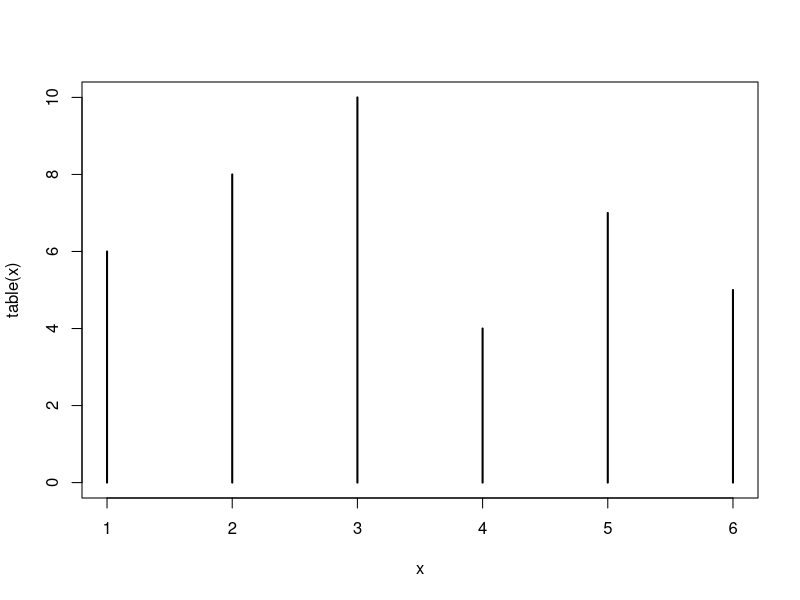
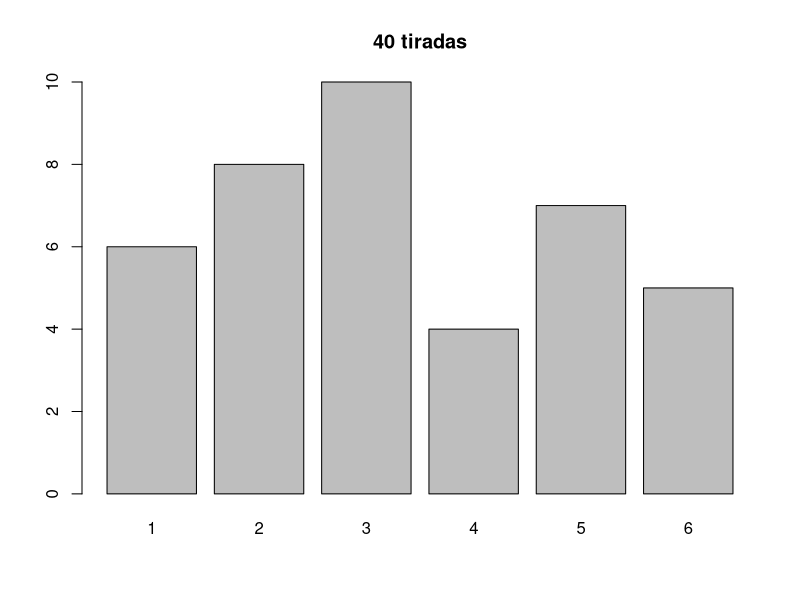
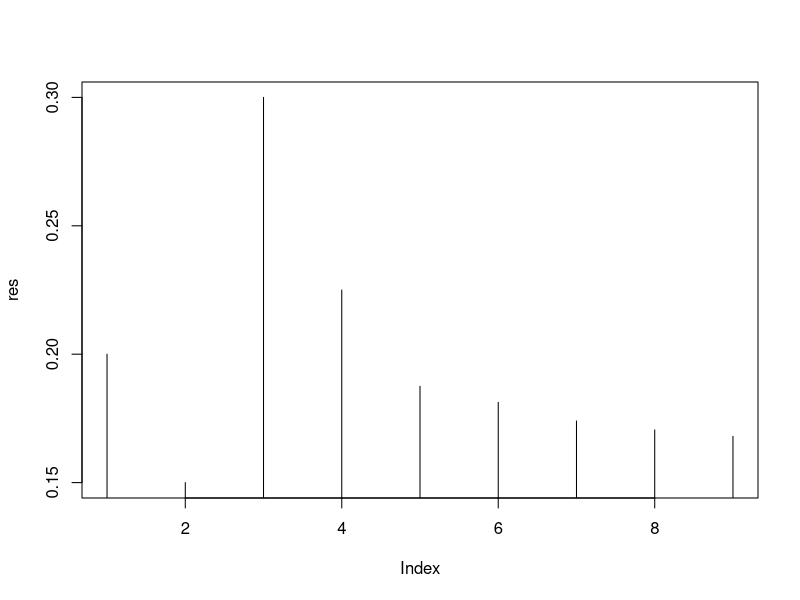
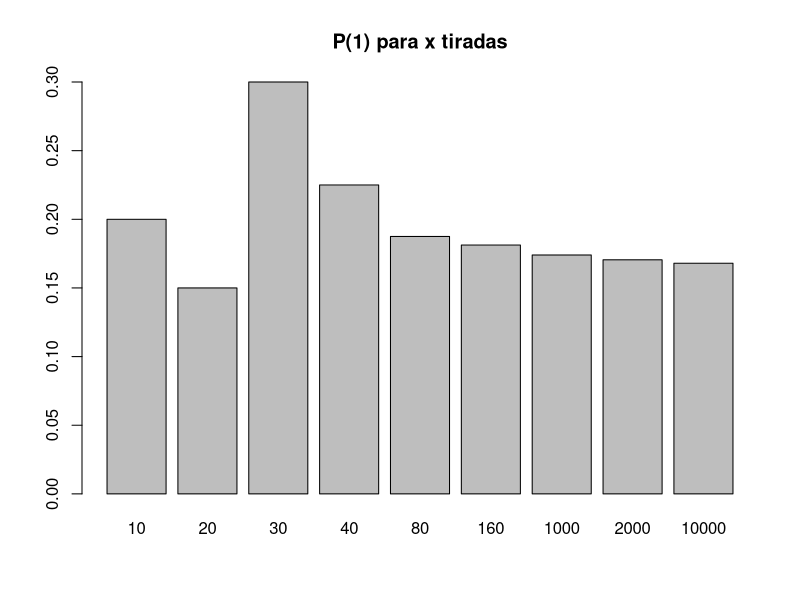
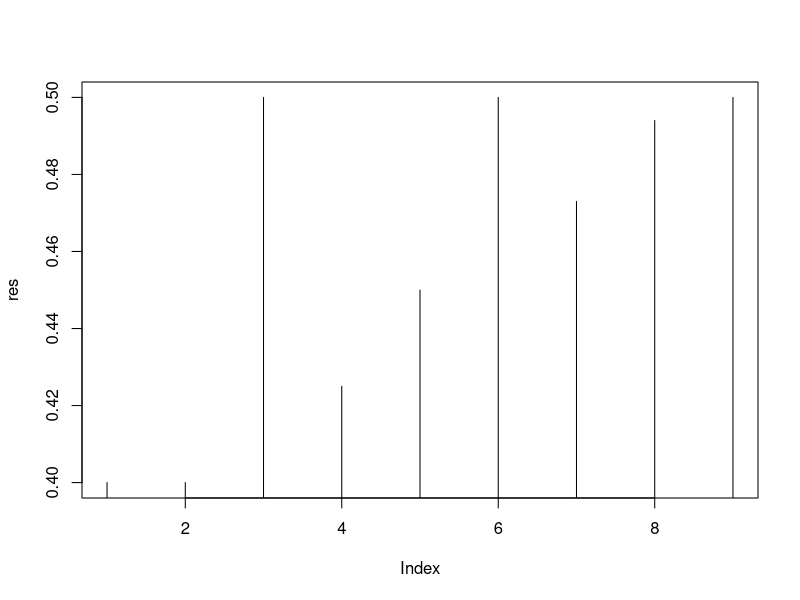
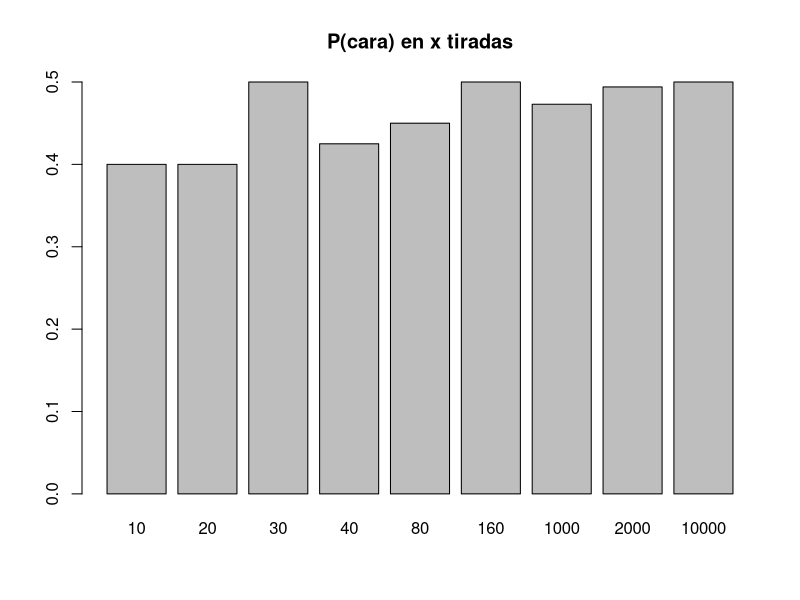
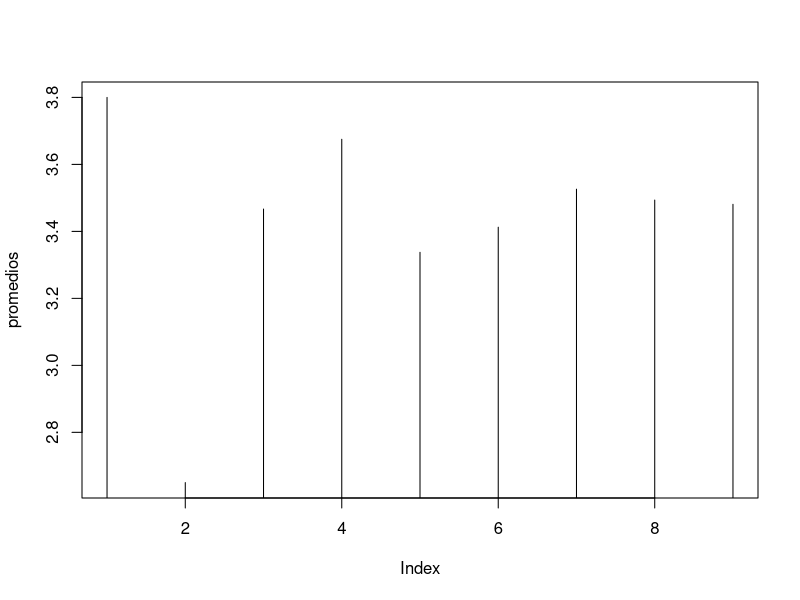
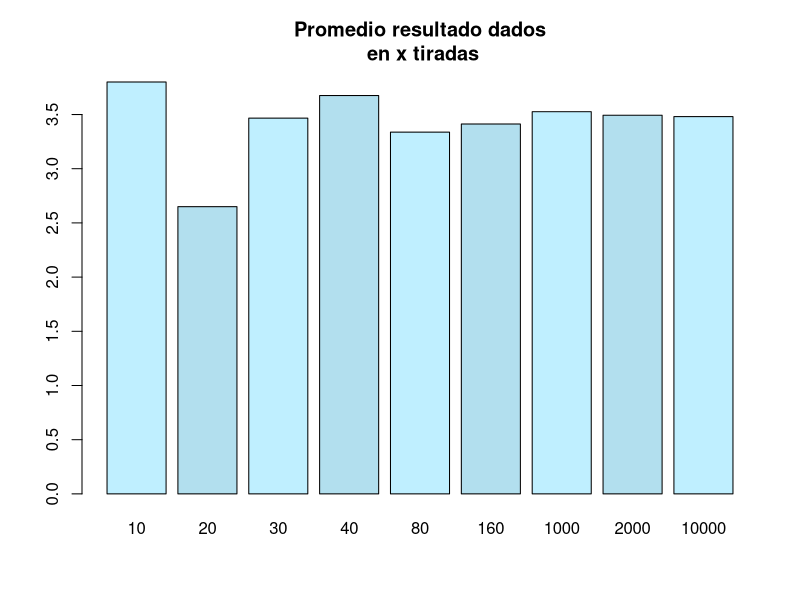

R code for these plots, in order:
## Test Basico

# Ejercicio 1.2.1

?sample
sample(1:6,20,replace=TRUE,prob=c(1/6,1/6,1/6,1/6,1/6,1/6))

x <- sample(1:6,40,replace=TRUE,prob=c(1/6,1/6,1/6,1/6,1/6,1/6))
x
tx <- table(x)
tx
plot(table(x),type="h")
barplot(tx, main="40 tiradas")

p <- function(x){x/tx[x]}
p(5)

# P(1) en k tiradas
p1 <- function(k){
  x <- sample(1:6,k,replace=TRUE,prob=c(1/6,1/6,1/6,1/6,1/6,1/6))
  tx <- table(x)
  tx[1]/k
}

?vapply
p1(30)
res <- vapply(list(10,20,30,40,80,160,1000,2000,10000),p1,c(1))
names(res) <- c(10,20,30,40,80,160,1000,2000,10000)
plot(res,type="h")
barplot(res, main="P(1) para x tiradas")  

# Ejercicio 1.2.2

sample(c(0,1),20,replace=TRUE,prob=c(0.5,0.5))
k <- 100
moneda_p1 <- function(k){
  x <- sample(c(0,1),k,replace=TRUE,prob=c(0.5,0.5))
  tx <- table(x)
  tx[1]/k
}

moneda_p1(30)
res <- vapply(list(10,20,30,40,80,160,1000,2000,10000),moneda_p1,c(1))
names(res) <- c(10,20,30,40,80,160,1000,2000,10000)
plot(res,type="h")
barplot(res, main="P(cara) en x tiradas")

## Promedio

# Ejercicio 1.2.3
k <- 100
x <- sample(1:6,k,replace=TRUE,prob=c(1/6,1/6,1/6,1/6,1/6,1/6))
x
sum(x)
length(x)
mean(x)

# promedio de los resultados al tirar k veces el dado
promedio <- function(k){
  x <- sample(1:6,k,replace=TRUE,prob=c(1/6,1/6,1/6,1/6,1/6,1/6))
  mean(x)
}

promedio (10)
promedios <- vapply(list(10,20,30,40,80,160,1000,2000,10000),promedio,c(1))
names(promedios) <- c(10,20,30,40,80,160,1000,2000,10000)
promedios

plot(promedios, type="h")
barplot(promedios, col=c("lightblue1","lightblue2"), main="Promedio resultado dados\n en x tiradas")

# Ejercicio 1.2.6

?sd
k <- 100
x <- sample(1:6,k,replace=TRUE,prob=c(1/6,1/6,1/6,1/6,1/6,1/6))
x
sum(x)
length(x)
mean(x)
sd(x)

desviostd <- function(k){
  x <- sample(1:6,k,replace=TRUE,prob=c(1/6,1/6,1/6,1/6,1/6,1/6))
  sd(x)
}

desvios <- vapply(list(10,20,30,40,80,160,1000,2000,10000),desviostd,c(1))
names(desvios) <- c(10,20,30,40,80,160,1000,2000,10000)
desvios

barplot(desvios, ylim=c(0,2), main="desvio estandar\n para x tiradas")

## Distribuciones

# Ejercicio 1.2.7

k <- 10
x <- sample(1:6,k,replace=TRUE,prob=c(1/6,1/6,1/6,1/6,1/6,1/6))
tx <- table(x)

barplot(tx)

enetiradas <- function(n){
  x <- sample(1:6,n,replace=TRUE,prob=c(1/6,1/6,1/6,1/6,1/6,1/6))
  table(x)
}

par(mfrow=c(2,3))
barplot(enetiradas(10), main="10")
barplot(enetiradas(20), main="20")
barplot(enetiradas(40), main="40")
barplot(enetiradas(80), main="80")
barplot(enetiradas(2000), main="2000")
barplot(enetiradas(10000), main="10000")
par(mfrow=c(1,1))

library(datasets)
data(iris)
length(iris$Petal.Length)
barplot(iris$Petal.Length)
par(mfrow=c(3,1))
barplot(iris$Petal.Length[1:50])
barplot(iris$Petal.Length[51:100])
barplot(iris$Petal.Length[101:150])
par(mfrow=c(1,1))

hist(iris$Petal.Length)
hist(iris[iris$Species=="setosa",]$Petal.Length,breaks=seq(0,3,0.05))
hist(iris$Petal.Length,breaks=seq(0,8,0.7))
hist(iris$Petal.Length,breaks=seq(0,8,0.1))

# ajusto Petal.Length para la Specie Setosa con dnorm
# le paso a dnorm los parametros mean y sd de los datos
mean(iris[iris$Species=="setosa","Petal.Length"])
sd(iris[iris$Species=="setosa","Petal.Length"])
# dnorm(x, mean=1.462, sd=0.173664)
par(mfrow=c(2,1))
hist(iris[iris$Species=="setosa",]$Petal.Length,breaks=seq(0.5,2.5,0.05), main="setosa Petal.Length\n mean=1.462 sd=0.173664")
plot(function(x) dnorm(x, mean=1.462, sd=0.173664), 0.5, 2.5, main = "dnorm(x, mean=1.462, sd=0.173664)",ylab="")
par(mfrow=c(1,1))

## Inferencia estadistica

sample(c(0,1),10,replace=TRUE,prob=c(0.75,0.25))
# [1] 1 1 0 1 1 1 1 0 0 0
# que probabilidad hay de este resultado si la moneda esta equilibrada
dbinom(6,10,0.5)
dbinom(4,10,0.5)

#  [1] 1 0 1 1 0 0 0 0 0 0
dbinom(3,10,0.5)

# [1] 0 0 0 0 0 0 0 0 1 0
dbinom(1,10,0.5)

x <- sample(c(0,1),20,replace=TRUE,prob=c(0.75,0.25))
tx <- table(x)
dbinom(tx[1],20,0.5)

x <- sample(c(0,1),100,replace=TRUE,prob=c(0.75,0.25))
tx <- table(x)
dbinom(tx[1],100,0.5)

# probabilidad de x si H0 en n tiradas
moneda <- function(n){
  x <- sample(c(0,1),n,replace=TRUE,prob=c(0.75,0.25))
  tx <- table(x)
  dbinom(tx[1],n,0.5) * 100
}

# veces que acepto H0 (sindo H1 por def de la funcion) con 95% de nivel de confianza
# en 20 rondas de 10 tiradas
res <- vapply(rep(10,20),moneda,c(1))
length(res[which(res > 5)])
# en 20 rondas de 20 tiradas
res <- vapply(rep(20,20),moneda,c(1))
length(res[which(res > 5)])
# en 20 rondas de 100 tiradas
res <- vapply(rep(100,20),moneda,c(1))
length(res[which(res > 5)])

dbinom(1,1,0.5)
dbinom(2,2,0.5)
dbinom(3,3,0.5)
dbinom(2,3,0.5)
dbinom(1,3,0.5)

# Nos dicen que el 15% de la poblacion mundial tiene sobrepeso.
# queremos saber si en Bs. As es la misma tasa
# Tomamos una muestra aleatoria de 5 habitantes y encontramos 2 con sobrepeso.

# H0 : Bs As tiene la misma tasa mundial, 15%

# probabilidad de q ninguno tenga sobrepeso, siendo H0
dbinom(0,1,0.15)
dbinom(0,2,0.15)
dbinom(0,3,0.15)
dbinom(0,4,0.15)
dbinom(0,5,0.15)
dbinom(0,1,0.15) ^ 5

# P(2 con sobrepeos y 3 sin)
dbinom(2,5,.15)
# P(3 con sobrepeos y 2 sin)
dbinom(3,5,.15)
# P(4 con sobrepeos y 1 sin)
dbinom(4,5,.15)
# P(5 con sobrepeos y 0 sin)
dbinom(5,5,.15)

# Si Bs As tuviera la misma tasa q la mundial, la prob de encontrar 2 con sobre peso en 5 es
# P(2 con sobrepeos y 3 sin)
dbinom(2,5,.15)
# no esta entre 5% sup ni el 5% if, ie. no hay motivo para rechazar H0

#En el siguiente código se grafica el seno y el coseno en el intervalo [-2\pi , 2\pi] 
plot(sin,-2*pi, 2*pi, col="red" , xlab="", ylab="")
par(new=TRUE)
plot(cos, -2*pi, 2*pi, col="blue" , xlab="", ylab="",  axes=FALSE) 
title(main="Gráficas del seno y coseno")
abline(a=0, b=0)

plot(function(x) dbinom(x,100, 0.15),0,100, col="blue",yaxt="n",ylim = c(0, 0.12),ylab="")
axis(4)
text(80,0.02,labels="dbinom",col="blue")
par(new=TRUE)
plot(function(x) pbinom(x,100, 0.15),0,100, col="red",yaxt="n",ylim = c(0, 1.2),ylab="")
axis(2)
text(40,1.1,labels="pbinom",col="red")

# Ejercicio 1.2.8

# serie que se nos entrega
serie <- c(rep(1,170),rep(2,235), rep(3,163),rep(4,105),rep(5,168),rep(6,159))
tserie <- table(serie)
tserie
# serie
#   1   2   3   4   5   6 
# 170 235 163 105 168 159 

# promedio de la serie dada:
mean(serie)
# [1] 3.343

# En 1.2.3 vimos que promedio para 10000 tiradas = 3.527000 
# En 1.2.6 vimos que sd para 10000 tiradas = 1.709289 

pnorm(3.343, mean=3.527000, sd=1.709289)
# [1] 0.4571378
qnorm(0.4571378, mean=3.527000, sd=1.709289)  # matematicamente, qnorm es la inversa a pnorm
# [1] 3.343
qnorm(0.95, mean=3.527000, sd=1.709289)
# [1] 6.33853
qnorm(0.05, mean=3.527000, sd=1.709289)
# [1] 0.7154698

plot(function(x) dnorm(x, mean=3.527000, sd=1.709289), 0, 8, main = "pnorm serie \n x=3.343 y=0.457", ylab="", yaxt="n")
axis(4)
par(new=TRUE)
plot(function(x) pnorm(x, mean=3.527000, sd=1.709289), 0, 8, main = "pnorm serie \n x=3.343 y=0.457", ylab="", yaxt="n")
axis(2)
abline(v=3.34, col="blue")
abline(h=0.457, col="blue")
abline(v=6.33, col="red")
abline(v=0.71, col="red")

pnorm(3.343, mean=3.527000, sd=1.709289)
# [1] 0.4571378

# No hay elemementos para desechar H0 = el dado esta equilibrado
# Es probable un promedio de 3.343 en 1000 tiradas con un dado equilibrado
# Pero bajo la alfombra del promedio se puede esconder muchas cosas
# Intento otra prueba

# defino una funcion que me devuelve las veces que salio el numero que menos salio
min_en1000 <- function(j){  # la j no la uso, es para poder usas sapply
  x <- sample(1:6,1000,replace=TRUE,prob=c(1/6,1/6,1/6,1/6,1/6,1/6))
  tx <- table(x)
  mintx <- min(tx)
}

# genero una serie de 100 minimos correspondientes a registrar 100 veces 1000 tiradas
serie_min <- sapply(1:100, min_en1000)
serie_min
min(serie_min)
mean(serie_min)
sd(serie_min)
pnorm(105, mean=mean(serie_min), sd=sd(serie_min))
# ahora si, muy baja, ese 105 es muy sospechoso

# funcion de densidad con los parametros mean y sd de la serie de minimos
plot(function(x) dnorm(x, mean=mean(serie_min), sd=sd(serie_min)), 100, 200, main = "dnorm serie minimos",ylab="")
abline(v=105, col = "red")
abline(v=qnorm(0.05, mean=mean(serie_min), sd=sd(serie_min)), col= "blue")
abline(v=qnorm(0.95, mean=mean(serie_min), sd=sd(serie_min)), col= "blue")



# el grafico de la probabilidad acumulada con los parametros mean y sd de la serie de minimos
plot(function(x) pnorm(x, mean=mean(serie_min), sd=sd(serie_min)), -1, 250, main = "pnorm serie minimos\n x=105",ylab="")



## Pruebas que deseche

# defino una funcion que me devuelve las veces que salio el 4
cuatro_en1000 <- function(j){  # la j no la uso, es para poder usas sapply
  x <- sample(1:6,1000,replace=TRUE,prob=c(1/6,1/6,1/6,1/6,1/6,1/6))
  tx <- table(x)
  tx[4]
}

# genero una serie de 100 4s correspondientes a registrar 100 veces 1000 tiradas
serie_4s <- sapply(1:100, cuatro_en1000)
serie_4s
min(serie_4s)
pnorm(105, mean=mean(serie_4s), sd=sd(serie_4s))

# plot(function(x) dnorm(x, mean=mean(serie_4s), sd=sd(serie_4s)), -1, 250, main = "dnorm serie_4s ",ylab="")

# el grafico de la probabilidad acumulada con los parametros mean y sd de la serie de 4s
plot(function(x) pnorm(x, mean=mean(serie_4s), sd=sd(serie_4s)), -1, 250, main = "pnorm serie 4s\n x=105",ylab="")
abline(v=105)



x <- sample(1:6,1000,replace=TRUE,prob=c(1/6,1/6,1/6,1/6,1/6,1/6))
tx <- table(x)
tx
sum(tx)
mintx <- min(tx)
mintx/1000
pbinom(mintx, 1000, 1/6)

pmin_en1000 <- function(j){
  x <- sample(1:6,1000,replace=TRUE,prob=c(1/6,1/6,1/6,1/6,1/6,1/6))
  tx <- table(x)
  mintx <- min(tx)
  pbinom(mintx, 1000, 1/6)
}

serie_pmin <- sapply(1:100, pmin_en1000)
serie_pmin

median(serie_pmin)
mean(serie_pmin)
sd(serie_pmin)

plot(function(x) dnorm(x, mean=mean(serie_pmin), sd=sd(serie_pmin)), -1, 1, main = "dnorm serie pmin",ylab="")
plot(function(x) pnorm(x, mean=mean(serie_pmin), sd=sd(serie_pmin)), -1, 1, main = "pnorm serie pmin",ylab="")
abline(v=pbinom(105,1000,1/6))
abline(v=pbinom(166,1000,1/6))

# cual es la probabilidad de en 1000 tiradas obtener 105 cuatros o menos
pbinom(105, 1000, 1/6)
# cual es la probabilidad de en 1000 tiradas obtener 235 doses o mas
1 - pbinom(235, 1000, 1/6)
# cual es la probabilidad de en 1000 tiradas obtener 170 unos o menos
pbinom(170, 1000, 1/6)


plot(function(x) dbinom(x, 1000, 1/6), 0, 400,  main = "dbinom",ylab="", type="l",col="blue")
abline(v=170)

plot(function(x) pbinom(x, 1000, 1/6), 0, 400,  main = "pbinom",ylab="", type="l", col="red")
abline(v=170)
abline(h=pbinom(170, 1000, 1/6))



sum(table(serie))
pserie <- tserie / 1000
pserie
1000/6
166/1000



serie_teorica <- c(rep(1,167),rep(2,167),rep(3,167),rep(4,167),rep(5,166),rep(6,166))
tserie_teorica <- table(serie_teorica)
pserie_teorica <- tserie_teorica / 1000
pserie_teorica
abs(pserie - pserie_teorica)

# en el ejercico 1.2.1 vimos que P(n) se acercaba a un poco mas de 0.16 al aumentar las tiradas
# calculo una serie suponiendo P(n) = 1/6 para todas las caras del dado
serie_aleatoria <- sample(1:6,1000,replace=TRUE,prob=c(1/6,1/6,1/6,1/6,1/6,1/6))
tserie_aleatoria <- table(serie_aleatoria)
tserie_aleatoria
pserie_aleatoria <- tserie_aleatoria / 1000
pserie_aleatoria
abs(pserie - pserie_aleatoria)

# --------------------------------------------------------------------
sample(1:6,1,replace=TRUE,prob=c(1/6,1/6,1/6,1/6,1/6,1/6))
sample(1:6,2,replace=TRUE,prob=c(1/6,1/6,1/6,1/6,1/6,1/6))
sample(1:6,3,replace=TRUE,prob=c(1/6,1/6,1/6,1/6,1/6,1/6))


# p(1) = 1/6
# p(no 1) = 1 - 1/6

# un solo 1 en dos tiradas
(1/6) * (5/6)
com <- expand.grid(c(1:6),c(1:6))
length(com$Var1)
solo1 <- com[com$Var1==1 & com$Var2!=1,]
length(solo1$Var1)
5/36

# al menos un 1 en dos tiradas
(1/6) * (5/6) + (5/6) * (1/6) + (1/6) * (1/6)
com <- expand.grid(c(1:6),c(1:6))
length(com$Var1)
solo1 <- com[com$Var1==1 | com$Var2==1,]
length(solo1$Var1)
11/36
binom.test(1,2,p=1/6)

# probabilidad de obtener 3 veces AS al arrojar 4 veces un dado equilibrado
c_4_3 <- factorial(4) / factorial(3) * factorial(1)
c_4_3 * ((1/6) ^ 3) * (5/6)
5/324
binom.test(3,4,p=1/6)
